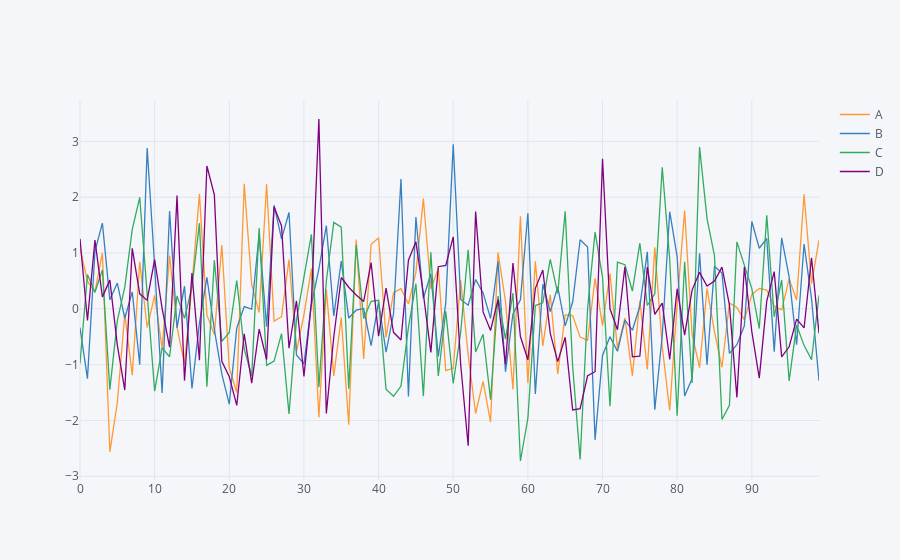

Notebook code for this chart:
### Markdown cell above
## Using Cufflinks and iplot()

* scatter
* bar
* box
* spread
* ratio
* heatmap
* surface
* histogram
* bubble

### Code cell
df.iplot()  # click and drag to zoom in, doubli click to zoom out
